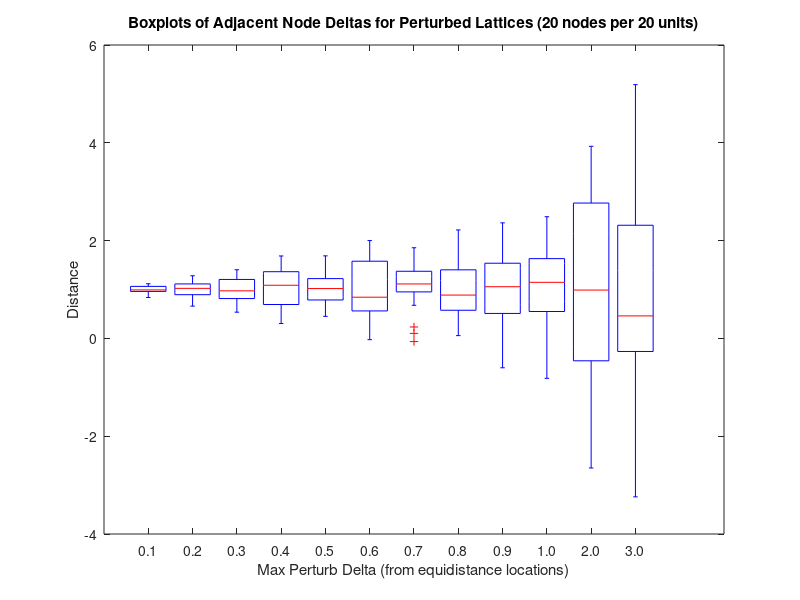

MATLAB code to generate this figure: (Note: this script raises an error after producing the figure.)
clear all;
close all;

%% load lattice information
load('lattice_locations_perturbed.mat');

%% Extract node spacing information
nodeCount = max(size(node_positions_00x2E10));

nodeSpacings = zeros(nodeCount-1, 12);
nodeSpacings(:, 1) = node_positions_00x2E10(2:nodeCount) ...
    - node_positions_00x2E10(1:(nodeCount-1));
nodeSpacings(:, 2) = node_positions_00x2E20(2:nodeCount) ...
    - node_positions_00x2E20(1:(nodeCount-1));
nodeSpacings(:, 3) = node_positions_00x2E30(2:nodeCount) ...
    - node_positions_00x2E30(1:(nodeCount-1));
nodeSpacings(:, 4) = node_positions_00x2E40(2:nodeCount) ...
    - node_positions_00x2E40(1:(nodeCount-1));
nodeSpacings(:, 5) = node_positions_00x2E50(2:nodeCount) ...
    - node_positions_00x2E50(1:(nodeCount-1));
nodeSpacings(:, 6) = node_positions_00x2E60(2:nodeCount) ...
    - node_positions_00x2E60(1:(nodeCount-1));
nodeSpacings(:, 7) = node_positions_00x2E70(2:nodeCount) ...
    - node_positions_00x2E70(1:(nodeCount-1));
nodeSpacings(:, 8) = node_positions_00x2E80(2:nodeCount) ...
    - node_positions_00x2E80(1:(nodeCount-1));
nodeSpacings(:, 9) = node_positions_00x2E90(2:nodeCount) ...
    - node_positions_00x2E90(1:(nodeCount-1));
nodeSpacings(:, 10) = node_positions_10x2E00(2:nodeCount) ...
    - node_positions_10x2E00(1:(nodeCount-1));
nodeSpacings(:, 11) = node_positions_20x2E00(2:nodeCount) ...
    - node_positions_20x2E00(1:(nodeCount-1));
nodeSpacings(:, 12) = node_positions_30x2E00(2:nodeCount) ...
    - node_positions_30x2E00(1:(nodeCount-1));

%% Plot node spacing information
figure;
boxplotLabels = {'0.1', '0.2', '0.3', '0.4', '0.5', '0.6', '0.7', '0.8', ...
    '0.9', '1.0', '2.0', '3.0'};
boxplotHandles = boxplot(nodeSpacings, 'Labels', boxplotLabels);
title(['Boxplots of Adjacent Node Deltas for Perturbed Lattices ' ...
    '(20 nodes per 20 units)']);
xlabel('Max Perturb Delta (from equidistance locations)');
ylabel('Distance');

%% Output node spacing information
handlesSize = size(boxplotHandles);
numBoxPlots = handlesSize(2);

upperWhiskerHandles = findobj(boxplotHandles, 'tag', 'Upper Whisker');
upperWhiskerValues = get(upperWhiskerHandles, 'YData');

medianHandles = findobj(boxplotHandles, 'tag', 'Median');
medianValues = get(medianHandles, 'YData');

lowerWhiskerHandles = findobj(boxplotHandles, 'tag', 'Lower Whisker');
lowerWhiskerValues = get(lowerWhiskerHandles, 'YData');

for i = 1:numBoxPlots
    disp('--------------------------------------------------------');
    disp(['Important statistics (max perturb delta = ' boxplotLabels{i} ')']);
    disp(['Maximum: ' num2str(upperWhiskerValues{i}(2))]);
    disp(['Upper Quartile: ' num2str(upperWhiskerValues{i}(1))]);
    disp(['Median: ' num2str(medianValues{i}(1))]);
    disp(['Lower Quartile: ' num2str(lowerWhiskerValues{i}(2))]);
    disp(['Minimum: ' num2str(lowerWhiskerValues{i}(1))]);
    disp(['IQR: ' num2str(upperWhiskerValues{i}(1) - lowerWhiskerValues{i}(2))]);
    disp(['Mean: ' num2str(sum(nodeSpacings(:, i)) / (nodeCount-1))]);
    disp('--------------------------------------------------------');
end
